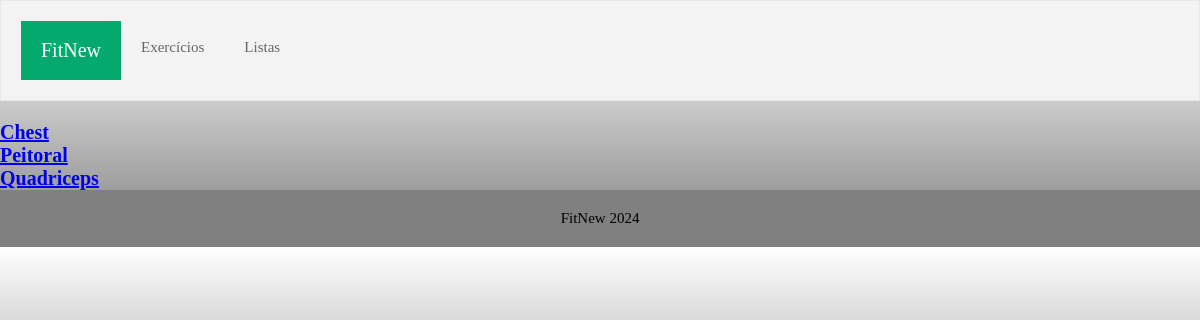
/fitnew/exercicios/, run on an earlier commit of the app's database.
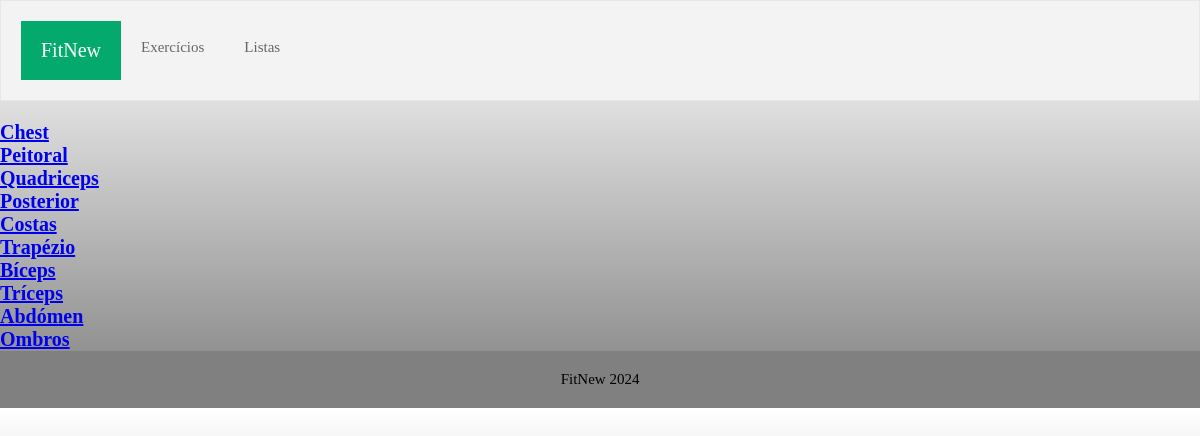
And on a later commit of the database.
### fitnew/models.py (models this page shows, shortened)
class MuscularGroup(models.Model):
    id = models.AutoField(primary_key=True)
    name = models.CharField(max_length=150)

### fitnew/views.py (the view)
# urls.py: path('exercicios/', views.MuscularGroupsListView.as_view(), name='muscular_groups'),
class MuscularGroupsListView(ListView):
    model = MuscularGroup
    template_name = 'fitnew/pages/muscular_groups.html'
    context_object_name = 'muscular_groups'

### fitnew/templates/fitnew/pages/muscular_groups.html (shortened to what this page needs)
{% extends 'base.html' %}
{% block content %}
<div class="muscular-groups-grid">
    {% for group in muscular_groups %}
    <div class="muscular-group-card">
        <a href="{% url 'fitnew:exercises' group.id %}">
            <h1>{{group.name}}</h1>
        </a>
    </div>
    {% endfor %}
</div>
{% endblock %}

### app/template/base.html (shortened to what this page needs)
{% load static %}
<!DOCTYPE html>
<html lang="en">
<head>
    {% include 'fitnew/partials/head.html' %}
</head>
<body>
    {% include 'fitnew/partials/header.html' %}
    <main class="main-content-container">
        {% block content %}  {% endblock %}
    </main>
    {% include 'fitnew/partials/footer.html' %}
</body>
</html>

### fitnew/templates/fitnew/partials/head.html (shortened to what this page needs)
{% load static %}
  <link rel="stylesheet" href="https://cdnjs.cloudflare.com/ajax/libs/font-awesome/4.7.0/css/font-awesome.min.css">
  <link rel="stylesheet" href="{% static 'css/styles.css' %}">

### fitnew/templates/fitnew/partials/header.html
    <header class="main-header-container">
        <div class="main-header container">
            <ul class="topnav">
                <li><a class="topnav-item topnav-main-item" href="{% url 'fitnew:home' %}">FitNew</a></li>
                <li><a class="topnav-item" href="{% url 'fitnew:muscular_groups' %}">Exercícios</a></li>
                <li><a class="topnav-item" href="#Listas">Listas</a></li>
            </ul>
        </div>
    </header>

### fitnew/templates/fitnew/partials/footer.html
<footer class="main-footer">
    <p>FitNew 2024</p>
</footer>

### fitnew/static/css/styles.css (style rules this page uses)
* { padding: 0; margin: 0; box-sizing: border-box; }
html { font-size: 62.5%; }
body { background: linear-gradient(white, gray); color: #000000; font-family: Georgia, serif; }
.topnav { list-style-type: none; margin: 0; padding: 2rem; overflow: hidden; border: 1px solid #e7e7e7; background-color: #f3f3f3; }
li { float: left; }
.topnav-item { display: block; color: #666; text-align: center; padding: 18px 20px; text-decoration: none; font-size: 1.5rem; transition: all 300ms ease-in-out; }
.topnav-main-item { color: white; background-color: #04AA6D; font-size: 2rem; }
.main-content-container { padding-top: 20px; }
.main-footer { background-color: gray; padding: 20px; text-align: center; font-size: 15px; }

What changed in the data, as far as the page shows it:
added MuscularGroup: name "Posterior"
added MuscularGroup: name "Costas"
added MuscularGroup: name "Trapézio"
added MuscularGroup: name "Bíceps"
added MuscularGroup: name "Tríceps"
added MuscularGroup: name "Abdómen"
added MuscularGroup: name "Ombros"
